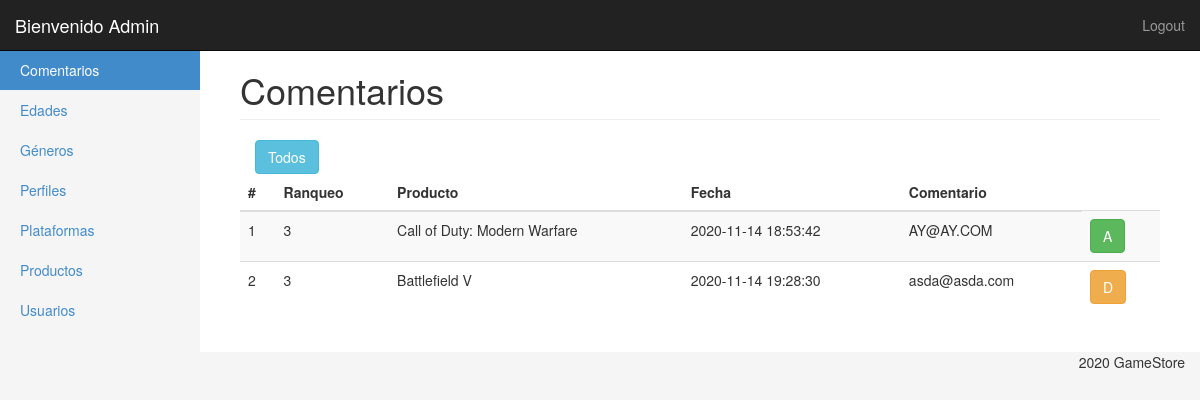
/ProduccionWeb_TP1/panel/comentarios.php?estado=2 (signed in), run on the app's committed database.
### tables this page shows
CREATE TABLE `comentarios` (
  `id` int(11) NOT NULL,
  `mail` varchar(50) NOT NULL,
  `descripcion` varchar(200) NOT NULL,
  `IDproducto` int(11) NOT NULL,
  `calificacion` int(1) NOT NULL,
  `fecha` datetime NOT NULL,
  `estado` tinyint(1) NOT NULL DEFAULT 1,
  `IP` varchar(15) NOT NULL,
  `enabled` tinyint(1) NOT NULL DEFAULT 1
);

CREATE TABLE `productos` (
  `id` int(11) NOT NULL,
  `nombre` varchar(50) NOT NULL,
  `descripcion` text NOT NULL,
  `estado` tinyint(1) NOT NULL DEFAULT 1,
  `precio` float NOT NULL,
  `destacado` tinyint(1) NOT NULL,
  `stock` int(11) NOT NULL,
  `desarrollador` varchar(50) NOT NULL,
  `fechadelanzamiento` date NOT NULL,
  `plataforma` int(11) NOT NULL,
  `genero` int(11) NOT NULL,
  `calificacion` double(3,1) NOT NULL,
  `edad` int(11) NOT NULL,
  `enabled` tinyint(1) NOT NULL DEFAULT 1
);

### ProduccionWeb_TP1/panel/inc/filtro.php (called while the page is built, shortened)
<?php
require('header.php');
$comen = new Comentario($con);
    if (isset($_GET["estado"]) && $_GET["estado"] != '') {
    $sortID = $_GET["estado"];
    switch($sortID){
        case "2":
        $lblSort = 'Todos';
        break;
        }
    }
?>

### ProduccionWeb_TP1/panel/clases/comentario.php (called while the page is built, shortened)
<?php
Class Comentario{
	private $con;
	public function __construct($con){
		$this->con = $con;
	}
	public function getList($estado){
		$query = "SELECT productos.nombre, comentarios.id, comentarios.descripcion, comentarios.calificacion, comentarios.fecha, comentarios.estado
					FROM comentarios INNER JOIN productos
					ON comentarios.IDproducto = productos.id
					WHERE comentarios.enabled = 1 AND (comentarios.estado = $estado or $estado = 2) ";
        return $this->con->query($query);
	}
}

### ProduccionWeb_TP1/panel/comentarios.php (the view, shortened to what this page needs)
<?php
require('inc/filtro.php');
?>
<div class="container-fluid">
	<?php $comentarioMenu = 'Comentarios';
	include('inc/side_bar.php');
	?>
	<div class="col-sm-9 col-md-10 main">
		<h1 class="page-header">
			<?php echo $comentarioMenu ?>
		</h1>
		<div class="table-responsive">
			<table class="table table-striped">
				<thead>
					<tr>
						<th>#</th>
						<th>Ranqueo</th>
						<th>Producto</th>
						<th>Fecha</th>
						<th>Comentario</th>
						</tr>
				</thead>
				<div class="col-xl-10 col-lg-10 col-md-10 col-sm-10 col-10">
					<div class="btn-group">
					<button type="button" id= "buttonOrderBy" class="btn btn-info dropdown-toggle" data-toggle="dropdown" aria-haspopup="true" aria-expanded="false">
					<?php echo $lblSort ?>
					</button>
				</div>
				<tbody>
					<?php
					foreach ($comen->getList($_GET['estado']) as $comentarios) { ?>
						<tr>
						<td><?php echo $comentarios['id'];?></td>
						<td><?php echo $comentarios['calificacion'];?></td>
						<td><?php echo $comentarios['nombre'];?></td>
						<td><?php echo $comentarios['fecha'];?></td>
						<td><?php echo $comentarios['descripcion'];?></td>
						<td>
							<?php if($comentarios['estado'] == 0){ ?>
								<a href="comentarios.php?estado=<?php echo $_GET['estado']?>&modif=<?php echo $comentarios['estado'] ?>&id=<?php echo $comentarios['id']?>"><button type="button" class="btn btn-success" title="Activar">A</button></a>
							<?php } else { ?>
								<a href="comentarios.php?estado=<?php echo $_GET['estado']?>&modif=<?php echo $comentarios['estado'] ?>&id=<?php echo $comentarios['id']?>"><button type="button" class="btn btn-warning" title="Desactivar">D</button></a>
							<?php } ?>
						</td>
						</tr>
					<?php } ?>
				</tbody>
			</table>
		</div>
	</div>
</div>
</div>
<?php include('inc/footer.php'); ?>

### ProduccionWeb_TP1/panel/css/styles.css (style rules this page uses)
body { padding-top: 50px; background-color: #f5f5f5; }
.main { padding: 20px; background-color: #fff; }
@media (min-width: 768px) { .main { padding-right: 40px; padding-left: 40px; } }
.main .page-header { margin-top: 0; }
#buttonOrderBy { float: right; overflow: auto; margin-right: 0px; right: 0px; }

### data on the page
comentarios: id "1", calificacion "3", IDproducto.nombre "Call of Duty: Modern Warfare", fecha "2020-11-14 18:53:42", descripcion "AY@AY.COM"
comentarios: id "2", calificacion "3", IDproducto.nombre "Battlefield V", fecha "2020-11-14 19:28:30", descripcion "asda@asda.com"

### other printed values
$_SESSION['usuario']['nombre'] "Admin"
$comentarioMenu "Comentarios"
$lblSort "Todos"
